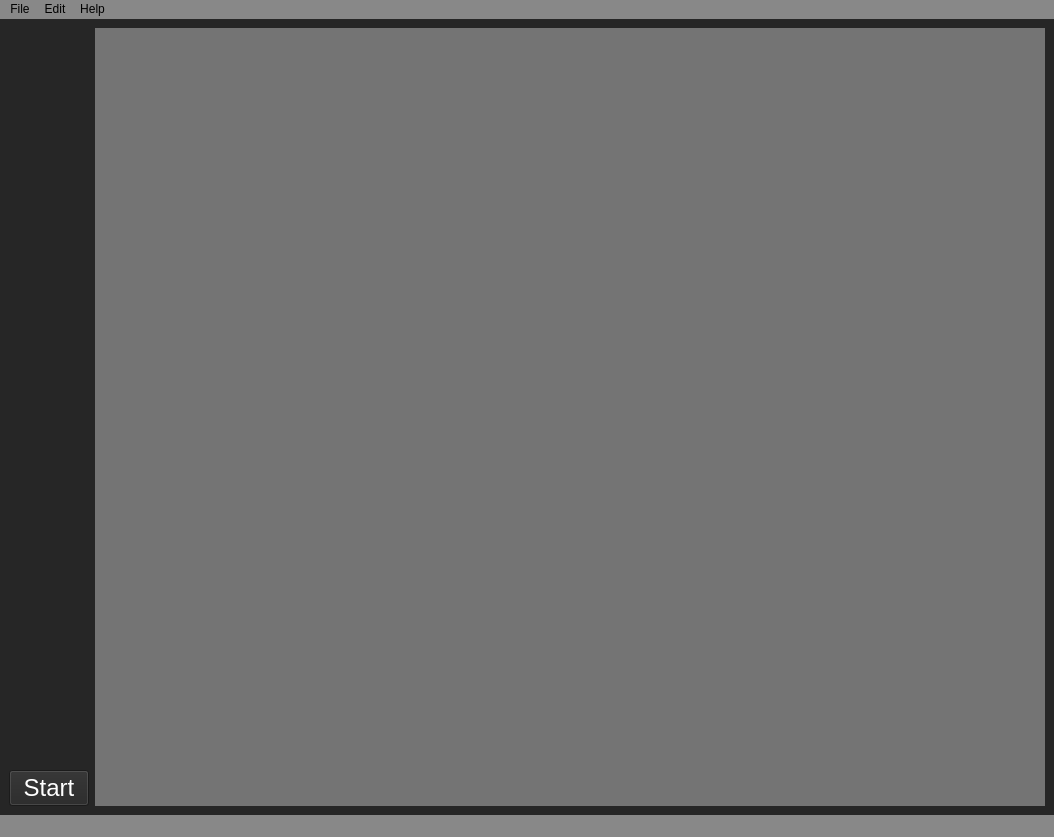
<?xml version="1.0" encoding="UTF-8"?>
<ui version="4.0">
 <class>streamWindow</class>
 <widget class="QMainWindow" name="streamWindow">
  <property name="geometry">
   <rect>
    <x>0</x>
    <y>0</y>
    <width>1054</width>
    <height>837</height>
   </rect>
  </property>
  <property name="palette">
   <palette>
    <active>
     <colorrole role="Button">
      <brush brushstyle="SolidPattern">
       <color alpha="255">
        <red>38</red>
        <green>38</green>
        <blue>38</blue>
       </color>
      </brush>
     </colorrole>
     <colorrole role="Base">
      <brush brushstyle="SolidPattern">
       <color alpha="255">
        <red>38</red>
        <green>38</green>
        <blue>38</blue>
       </color>
      </brush>
     </colorrole>
     <colorrole role="Window">
      <brush brushstyle="SolidPattern">
       <color alpha="255">
        <red>38</red>
        <green>38</green>
        <blue>38</blue>
       </color>
      </brush>
     </colorrole>
    </active>
    <inactive>
     <colorrole role="Button">
      <brush brushstyle="SolidPattern">
       <color alpha="255">
        <red>38</red>
        <green>38</green>
        <blue>38</blue>
       </color>
      </brush>
     </colorrole>
     <colorrole role="Base">
      <brush brushstyle="SolidPattern">
       <color alpha="255">
        <red>38</red>
        <green>38</green>
        <blue>38</blue>
       </color>
      </brush>
     </colorrole>
     <colorrole role="Window">
      <brush brushstyle="SolidPattern">
       <color alpha="255">
        <red>38</red>
        <green>38</green>
        <blue>38</blue>
       </color>
      </brush>
     </colorrole>
    </inactive>
    <disabled>
     <colorrole role="Button">
      <brush brushstyle="SolidPattern">
       <color alpha="255">
        <red>38</red>
        <green>38</green>
        <blue>38</blue>
       </color>
      </brush>
     </colorrole>
     <colorrole role="Base">
      <brush brushstyle="SolidPattern">
       <color alpha="255">
        <red>38</red>
        <green>38</green>
        <blue>38</blue>
       </color>
      </brush>
     </colorrole>
     <colorrole role="Window">
      <brush brushstyle="SolidPattern">
       <color alpha="255">
        <red>38</red>
        <green>38</green>
        <blue>38</blue>
       </color>
      </brush>
     </colorrole>
    </disabled>
   </palette>
  </property>
  <property name="font">
   <font>
    <pointsize>12</pointsize>
    <weight>50</weight>
    <bold>false</bold>
   </font>
  </property>
  <property name="windowTitle">
   <string>Diffusion</string>
  </property>
  <property name="windowOpacity">
   <double>1.000000000000000</double>
  </property>
  <property name="autoFillBackground">
   <bool>false</bool>
  </property>
  <property name="styleSheet">
   <string notr="true">background-color: rgb(38, 38, 38);</string>
  </property>
  <property name="locale">
   <locale language="French" country="Canada"/>
  </property>
  <property name="documentMode">
   <bool>false</bool>
  </property>
  <widget class="QWidget" name="centralwidget">
   <layout class="QGridLayout" name="gridLayout">
    <item row="0" column="0">
     <layout class="QHBoxLayout" name="horizontalLayout">
      <item>
       <layout class="QVBoxLayout" name="verticalLayout">
        <property name="spacing">
         <number>15</number>
        </property>
        <property name="leftMargin">
         <number>0</number>
        </property>
        <item>
         <spacer name="verticalSpacer">
          <property name="orientation">
           <enum>Qt::Vertical</enum>
          </property>
          <property name="sizeHint" stdset="0">
           <size>
            <width>20</width>
            <height>40</height>
           </size>
          </property>
         </spacer>
        </item>
        <item>
         <widget class="QPushButton" name="buttonMain">
          <property name="sizePolicy">
           <sizepolicy hsizetype="Minimum" vsizetype="Fixed">
            <horstretch>0</horstretch>
            <verstretch>0</verstretch>
           </sizepolicy>
          </property>
          <property name="palette">
           <palette>
            <active>
             <colorrole role="Button">
              <brush brushstyle="SolidPattern">
               <color alpha="255">
                <red>38</red>
                <green>38</green>
                <blue>38</blue>
               </color>
              </brush>
             </colorrole>
             <colorrole role="ButtonText">
              <brush brushstyle="SolidPattern">
               <color alpha="255">
                <red>255</red>
                <green>255</green>
                <blue>255</blue>
               </color>
              </brush>
             </colorrole>
             <colorrole role="Base">
              <brush brushstyle="SolidPattern">
               <color alpha="255">
                <red>38</red>
                <green>38</green>
                <blue>38</blue>
               </color>
              </brush>
             </colorrole>
             <colorrole role="Window">
              <brush brushstyle="SolidPattern">
               <color alpha="255">
                <red>38</red>
                <green>38</green>
                <blue>38</blue>
               </color>
              </brush>
             </colorrole>
            </active>
            <inactive>
             <colorrole role="Button">
              <brush brushstyle="SolidPattern">
               <color alpha="255">
                <red>38</red>
                <green>38</green>
                <blue>38</blue>
               </color>
              </brush>
             </colorrole>
             <colorrole role="ButtonText">
              <brush brushstyle="SolidPattern">
               <color alpha="255">
                <red>255</red>
                <green>255</green>
                <blue>255</blue>
               </color>
              </brush>
             </colorrole>
             <colorrole role="Base">
              <brush brushstyle="SolidPattern">
               <color alpha="255">
                <red>38</red>
                <green>38</green>
                <blue>38</blue>
               </color>
              </brush>
             </colorrole>
             <colorrole role="Window">
              <brush brushstyle="SolidPattern">
               <color alpha="255">
                <red>38</red>
                <green>38</green>
                <blue>38</blue>
               </color>
              </brush>
             </colorrole>
            </inactive>
            <disabled>
             <colorrole role="Button">
              <brush brushstyle="SolidPattern">
               <color alpha="255">
                <red>38</red>
                <green>38</green>
                <blue>38</blue>
               </color>
              </brush>
             </colorrole>
             <colorrole role="ButtonText">
              <brush brushstyle="SolidPattern">
               <color alpha="255">
                <red>120</red>
                <green>120</green>
                <blue>120</blue>
               </color>
              </brush>
             </colorrole>
             <colorrole role="Base">
              <brush brushstyle="SolidPattern">
               <color alpha="255">
                <red>38</red>
                <green>38</green>
                <blue>38</blue>
               </color>
              </brush>
             </colorrole>
             <colorrole role="Window">
              <brush brushstyle="SolidPattern">
               <color alpha="255">
                <red>38</red>
                <green>38</green>
                <blue>38</blue>
               </color>
              </brush>
             </colorrole>
            </disabled>
           </palette>
          </property>
          <property name="font">
           <font>
            <family>SansSerif</family>
            <pointsize>18</pointsize>
           </font>
          </property>
          <property name="text">
           <string>Start</string>
          </property>
         </widget>
        </item>
       </layout>
      </item>
      <item>
       <layout class="QVBoxLayout" name="verticalLayout_4">
        <item>
         <widget class="MplWidget" name="streamMpl" native="true">
          <property name="enabled">
           <bool>true</bool>
          </property>
          <property name="sizePolicy">
           <sizepolicy hsizetype="Expanding" vsizetype="Expanding">
            <horstretch>0</horstretch>
            <verstretch>0</verstretch>
           </sizepolicy>
          </property>
          <property name="sizeIncrement">
           <size>
            <width>1</width>
            <height>1</height>
           </size>
          </property>
          <property name="mouseTracking">
           <bool>false</bool>
          </property>
          <property name="focusPolicy">
           <enum>Qt::NoFocus</enum>
          </property>
          <property name="autoFillBackground">
           <bool>false</bool>
          </property>
          <property name="styleSheet">
           <string notr="true">background-color: rgb(116, 116, 116);</string>
          </property>
         </widget>
        </item>
       </layout>
      </item>
     </layout>
    </item>
   </layout>
  </widget>
  <widget class="QStatusBar" name="statusbar">
   <property name="styleSheet">
    <string notr="true">background-color: rgb(136, 136, 136);</string>
   </property>
  </widget>
  <widget class="QMenuBar" name="menubar">
   <property name="geometry">
    <rect>
     <x>0</x>
     <y>0</y>
     <width>1054</width>
     <height>25</height>
    </rect>
   </property>
   <property name="palette">
    <palette>
     <active>
      <colorrole role="Button">
       <brush brushstyle="SolidPattern">
        <color alpha="255">
         <red>136</red>
         <green>136</green>
         <blue>136</blue>
        </color>
       </brush>
      </colorrole>
      <colorrole role="Base">
       <brush brushstyle="SolidPattern">
        <color alpha="255">
         <red>136</red>
         <green>136</green>
         <blue>136</blue>
        </color>
       </brush>
      </colorrole>
      <colorrole role="Window">
       <brush brushstyle="SolidPattern">
        <color alpha="255">
         <red>136</red>
         <green>136</green>
         <blue>136</blue>
        </color>
       </brush>
      </colorrole>
     </active>
     <inactive>
      <colorrole role="Button">
       <brush brushstyle="SolidPattern">
        <color alpha="255">
         <red>136</red>
         <green>136</green>
         <blue>136</blue>
        </color>
       </brush>
      </colorrole>
      <colorrole role="Base">
       <brush brushstyle="SolidPattern">
        <color alpha="255">
         <red>136</red>
         <green>136</green>
         <blue>136</blue>
        </color>
       </brush>
      </colorrole>
      <colorrole role="Window">
       <brush brushstyle="SolidPattern">
        <color alpha="255">
         <red>136</red>
         <green>136</green>
         <blue>136</blue>
        </color>
       </brush>
      </colorrole>
     </inactive>
     <disabled>
      <colorrole role="Button">
       <brush brushstyle="SolidPattern">
        <color alpha="255">
         <red>136</red>
         <green>136</green>
         <blue>136</blue>
        </color>
       </brush>
      </colorrole>
      <colorrole role="Base">
       <brush brushstyle="SolidPattern">
        <color alpha="255">
         <red>136</red>
         <green>136</green>
         <blue>136</blue>
        </color>
       </brush>
      </colorrole>
      <colorrole role="Window">
       <brush brushstyle="SolidPattern">
        <color alpha="255">
         <red>136</red>
         <green>136</green>
         <blue>136</blue>
        </color>
       </brush>
      </colorrole>
     </disabled>
    </palette>
   </property>
   <property name="styleSheet">
    <string notr="true">background-color: rgb(136, 136, 136);</string>
   </property>
   <widget class="QMenu" name="menuFile">
    <property name="autoFillBackground">
     <bool>false</bool>
    </property>
    <property name="styleSheet">
     <string notr="true"/>
    </property>
    <property name="title">
     <string>File</string>
    </property>
    <addaction name="actionPreferences"/>
    <addaction name="actionQuit"/>
   </widget>
   <widget class="QMenu" name="menuEdit">
    <property name="palette">
     <palette>
      <active>
       <colorrole role="Button">
        <brush brushstyle="SolidPattern">
         <color alpha="255">
          <red>136</red>
          <green>136</green>
          <blue>136</blue>
         </color>
        </brush>
       </colorrole>
       <colorrole role="Base">
        <brush brushstyle="SolidPattern">
         <color alpha="255">
          <red>136</red>
          <green>136</green>
          <blue>136</blue>
         </color>
        </brush>
       </colorrole>
       <colorrole role="Window">
        <brush brushstyle="SolidPattern">
         <color alpha="255">
          <red>136</red>
          <green>136</green>
          <blue>136</blue>
         </color>
        </brush>
       </colorrole>
       <colorrole role="Highlight">
        <brush brushstyle="SolidPattern">
         <color alpha="255">
          <red>0</red>
          <green>204</green>
          <blue>0</blue>
         </color>
        </brush>
       </colorrole>
       <colorrole role="Link">
        <brush brushstyle="SolidPattern">
         <color alpha="255">
          <red>0</red>
          <green>204</green>
          <blue>0</blue>
         </color>
        </brush>
       </colorrole>
      </active>
      <inactive>
       <colorrole role="Button">
        <brush brushstyle="SolidPattern">
         <color alpha="255">
          <red>136</red>
          <green>136</green>
          <blue>136</blue>
         </color>
        </brush>
       </colorrole>
       <colorrole role="Base">
        <brush brushstyle="SolidPattern">
         <color alpha="255">
          <red>136</red>
          <green>136</green>
          <blue>136</blue>
         </color>
        </brush>
       </colorrole>
       <colorrole role="Window">
        <brush brushstyle="SolidPattern">
         <color alpha="255">
          <red>136</red>
          <green>136</green>
          <blue>136</blue>
         </color>
        </brush>
       </colorrole>
       <colorrole role="Highlight">
        <brush brushstyle="SolidPattern">
         <color alpha="255">
          <red>0</red>
          <green>204</green>
          <blue>0</blue>
         </color>
        </brush>
       </colorrole>
       <colorrole role="Link">
        <brush brushstyle="SolidPattern">
         <color alpha="255">
          <red>0</red>
          <green>204</green>
          <blue>0</blue>
         </color>
        </brush>
       </colorrole>
      </inactive>
      <disabled>
       <colorrole role="Button">
        <brush brushstyle="SolidPattern">
         <color alpha="255">
          <red>136</red>
          <green>136</green>
          <blue>136</blue>
         </color>
        </brush>
       </colorrole>
       <colorrole role="Base">
        <brush brushstyle="SolidPattern">
         <color alpha="255">
          <red>136</red>
          <green>136</green>
          <blue>136</blue>
         </color>
        </brush>
       </colorrole>
       <colorrole role="Window">
        <brush brushstyle="SolidPattern">
         <color alpha="255">
          <red>136</red>
          <green>136</green>
          <blue>136</blue>
         </color>
        </brush>
       </colorrole>
       <colorrole role="Highlight">
        <brush brushstyle="SolidPattern">
         <color alpha="255">
          <red>0</red>
          <green>204</green>
          <blue>0</blue>
         </color>
        </brush>
       </colorrole>
       <colorrole role="Link">
        <brush brushstyle="SolidPattern">
         <color alpha="255">
          <red>0</red>
          <green>204</green>
          <blue>0</blue>
         </color>
        </brush>
       </colorrole>
      </disabled>
     </palette>
    </property>
    <property name="autoFillBackground">
     <bool>false</bool>
    </property>
    <property name="title">
     <string>Edit</string>
    </property>
   </widget>
   <widget class="QMenu" name="menuHelp">
    <property name="palette">
     <palette>
      <active>
       <colorrole role="Button">
        <brush brushstyle="SolidPattern">
         <color alpha="255">
          <red>136</red>
          <green>136</green>
          <blue>136</blue>
         </color>
        </brush>
       </colorrole>
       <colorrole role="Base">
        <brush brushstyle="SolidPattern">
         <color alpha="255">
          <red>136</red>
          <green>136</green>
          <blue>136</blue>
         </color>
        </brush>
       </colorrole>
       <colorrole role="Window">
        <brush brushstyle="SolidPattern">
         <color alpha="255">
          <red>136</red>
          <green>136</green>
          <blue>136</blue>
         </color>
        </brush>
       </colorrole>
       <colorrole role="Highlight">
        <brush brushstyle="SolidPattern">
         <color alpha="255">
          <red>0</red>
          <green>204</green>
          <blue>0</blue>
         </color>
        </brush>
       </colorrole>
      </active>
      <inactive>
       <colorrole role="Button">
        <brush brushstyle="SolidPattern">
         <color alpha="255">
          <red>136</red>
          <green>136</green>
          <blue>136</blue>
         </color>
        </brush>
       </colorrole>
       <colorrole role="Base">
        <brush brushstyle="SolidPattern">
         <color alpha="255">
          <red>136</red>
          <green>136</green>
          <blue>136</blue>
         </color>
        </brush>
       </colorrole>
       <colorrole role="Window">
        <brush brushstyle="SolidPattern">
         <color alpha="255">
          <red>136</red>
          <green>136</green>
          <blue>136</blue>
         </color>
        </brush>
       </colorrole>
       <colorrole role="Highlight">
        <brush brushstyle="SolidPattern">
         <color alpha="255">
          <red>0</red>
          <green>120</green>
          <blue>215</blue>
         </color>
        </brush>
       </colorrole>
      </inactive>
      <disabled>
       <colorrole role="Button">
        <brush brushstyle="SolidPattern">
         <color alpha="255">
          <red>136</red>
          <green>136</green>
          <blue>136</blue>
         </color>
        </brush>
       </colorrole>
       <colorrole role="Base">
        <brush brushstyle="SolidPattern">
         <color alpha="255">
          <red>136</red>
          <green>136</green>
          <blue>136</blue>
         </color>
        </brush>
       </colorrole>
       <colorrole role="Window">
        <brush brushstyle="SolidPattern">
         <color alpha="255">
          <red>136</red>
          <green>136</green>
          <blue>136</blue>
         </color>
        </brush>
       </colorrole>
       <colorrole role="Highlight">
        <brush brushstyle="SolidPattern">
         <color alpha="255">
          <red>51</red>
          <green>153</green>
          <blue>255</blue>
         </color>
        </brush>
       </colorrole>
      </disabled>
     </palette>
    </property>
    <property name="autoFillBackground">
     <bool>false</bool>
    </property>
    <property name="title">
     <string>Help</string>
    </property>
   </widget>
   <addaction name="menuFile"/>
   <addaction name="menuEdit"/>
   <addaction name="menuHelp"/>
  </widget>
  <action name="actionPreferences">
   <property name="text">
    <string>Preferences</string>
   </property>
  </action>
  <action name="actionQuit">
   <property name="text">
    <string>Quit</string>
   </property>
  </action>
 </widget>
 <customwidgets>
  <customwidget>
   <class>MplWidget</class>
   <extends>QWidget</extends>
   <header>interface.mplWidget.h</header>
   <container>1</container>
  </customwidget>
 </customwidgets>
 <resources/>
 <connections/>
</ui>
